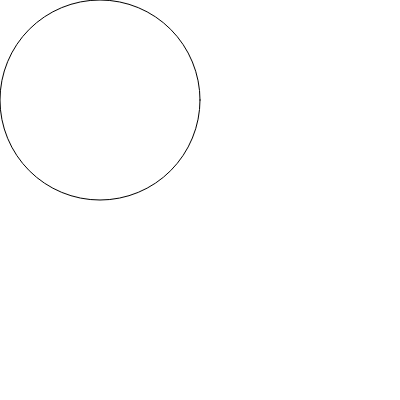
Frame 1 (no input)
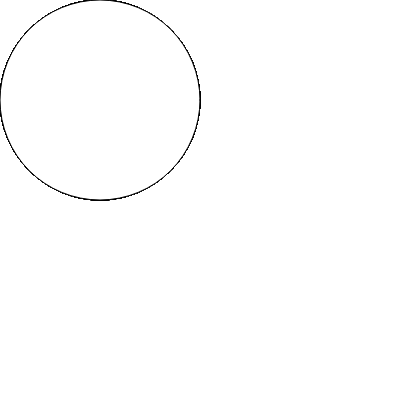
Frame 60 (no input)
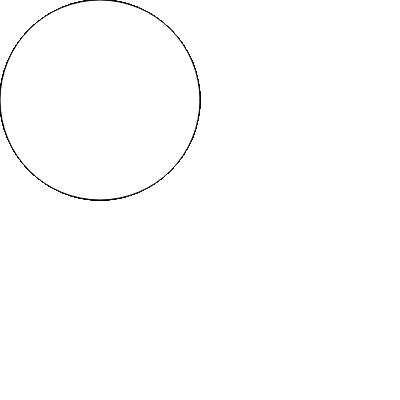
Frame 120 (the mouse pressed at the canvas centre since frame 60)

The p5.js sketch that drew these frames (run headless with seeded random() and noise() and a simulated clock; from frame 60 on, the mouse is pressed at the canvas centre):

// p5.js sketch
// ── sketch.js

// 函数setup() ：准备阶段
function setup() {
	createCanvas(400,400);
}

// 函数draw()：作画阶段
function draw() {
	fill(255);// 填充白色
	ellipse(100,100,200,200); // 画圆形

}
